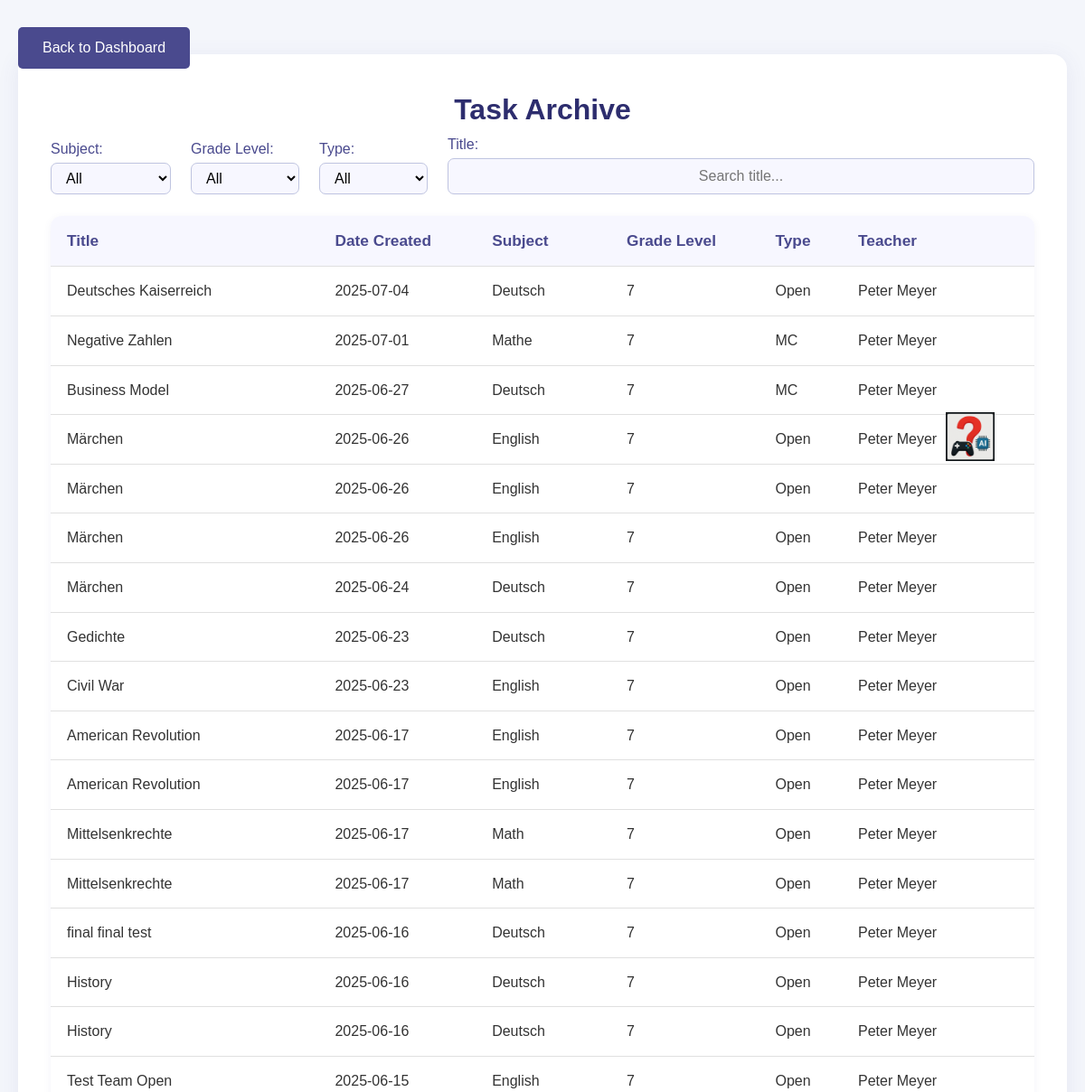
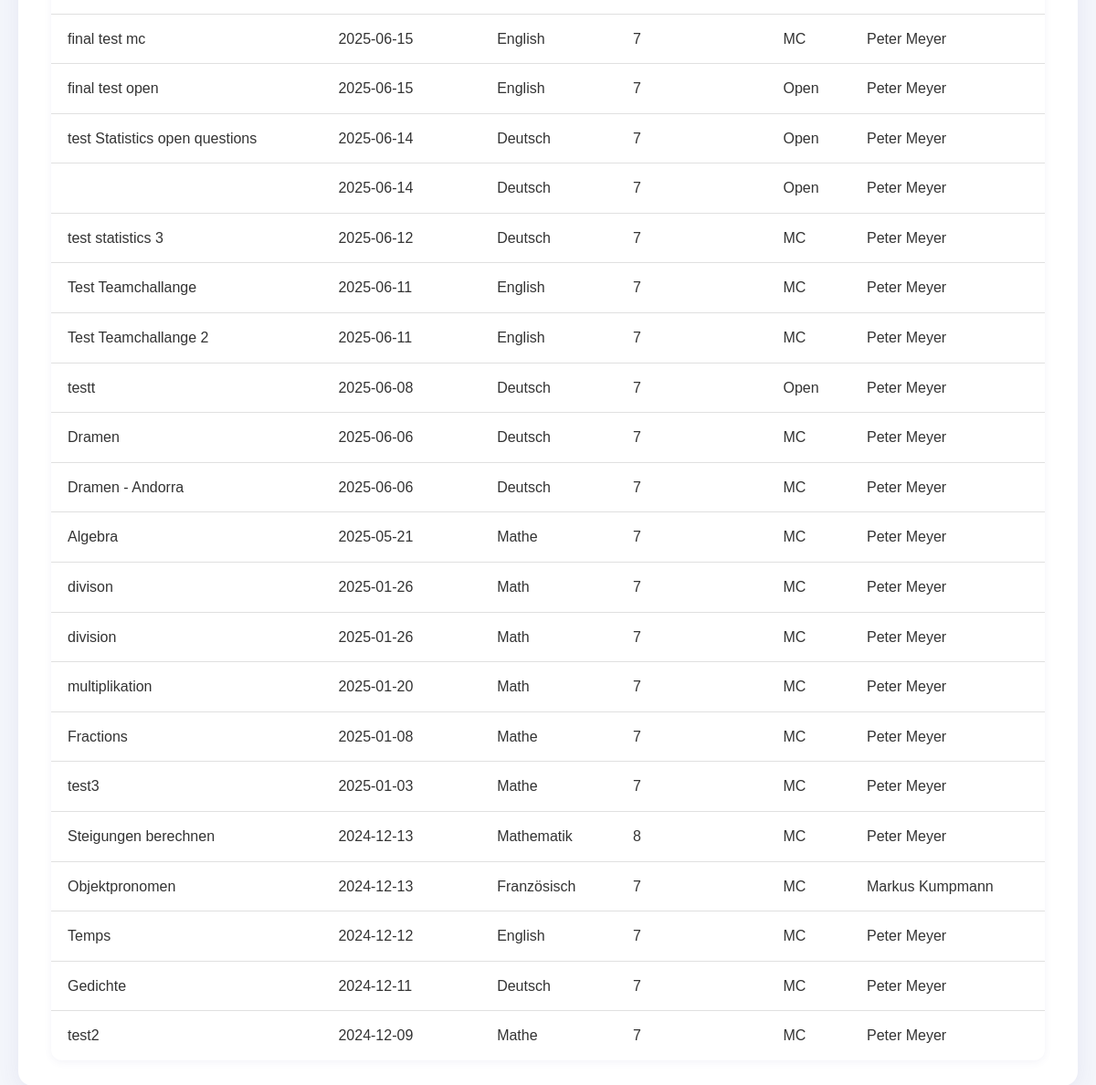
The app's page /task_archive with its own data (2 pictures, top to bottom).
### tables this page shows
CREATE TABLE Homework (
    id INTEGER PRIMARY KEY AUTOINCREMENT,
    class_id INTEGER,
    description TEXT NOT NULL,
    date_created TIMESTAMP DEFAULT CURRENT_TIMESTAMP, title TEXT NOT NULL DEFAULT 'Untitled Homework', status TEXT DEFAULT 'draft', is_team_challenge INTEGER DEFAULT 0,
    FOREIGN KEY (class_id) REFERENCES Classes(id)
);

CREATE TABLE "Classes" (
    id INTEGER PRIMARY KEY AUTOINCREMENT,
    class_name TEXT NOT NULL,
    subject TEXT NOT NULL,
    teacher_id INTEGER, grade_level INTEGER,
    FOREIGN KEY (teacher_id) REFERENCES Teachers (id)
);

CREATE TABLE Teachers (
    id INTEGER PRIMARY KEY AUTOINCREMENT,
    name TEXT NOT NULL,
    email TEXT UNIQUE NOT NULL,
    password TEXT NOT NULL
);

### app.py (the view)
@app.route('/task_archive')
def task_archive():
    conn = get_db_connection()
    tasks = conn.execute(
        '''
        SELECT Homework.id, Homework.title, Homework.description, Homework.date_created,
            Classes.subject, Classes.grade_level, Homework.class_id, Classes.teacher_id, Teachers.name AS teacher_name
        FROM Homework
        JOIN Classes ON Homework.class_id = Classes.id
        JOIN Teachers ON Classes.teacher_id = Teachers.id
        ORDER BY Homework.date_created DESC
        '''
    ).fetchall()
    task_list = []
    for task in tasks:
        mc_count = conn.execute(
            'SELECT COUNT(*) FROM HomeworkQuestions WHERE homework_id = ?', (task['id'],)
        ).fetchone()[0]
        open_count = conn.execute(
            'SELECT COUNT(*) FROM HomeworkOpenQuestions WHERE homework_id = ?', (task['id'],)
        ).fetchone()[0]
        if mc_count > 0 and open_count > 0:
            ha_type = "Mixed"
        elif mc_count > 0:
            ha_type = "MC"
        elif open_count > 0:
            ha_type = "Open"
        else:
            ha_type = "None"
        task_list.append({
            'id': task['id'],
            'title': task['title'],
            'description': task['description'],
            'date_created': task['date_created'],
            'subject': task['subject'],
            'grade_level': task['grade_level'],
            'ha_type': ha_type,
            'class_id': task['class_id'],
            'teacher_id': task['teacher_id'],
            'teacher_name': task['teacher_name']
        })
    conn.close()
    return render_template('task_archive.html', tasks=task_list)

### app.py (called while the page is built)
def get_db_connection():
    conn = sqlite3.connect('ahg/database.db')
    conn.row_factory = sqlite3.Row
    return conn

### templates/task_archive.html (shortened to what this page needs)
<!DOCTYPE html>
<html lang="en">
<head>
    <link rel="stylesheet" href="{{ url_for('static', filename='styles.css') }}">
</head>
<body>
    <div id="help-button-fixed" style="position: fixed; top: 20%; right: 10px; transform: translateY(-50%); z-index: 1100;">
        <button type="button"
            onclick="document.getElementById('help-modal').style.display='flex';"
            style="background: none; border: none; border-radius: 50%; cursor: pointer; padding: 6px;">
            <img src="{{ url_for('static', filename='help_icon.png') }}" alt="Help"
                style="width:54px; height:54px; display:block;">
        </button>
    </div>
    <div class="top-buttons-fixed">
        <a href="{{ url_for('teacher_dashboard') }}" class="button">Back to Dashboard</a>
    </div>
    <div class="archive-container">
        <h1 class="archive-title">Task Archive</h1>
        <div class="filter-bar">
            <div>
                <label for="subject-filter">Subject:</label>
                <select id="subject-filter">
                    <option value="">All</option>
                </select>
            </div>
            <div>
                <label for="grade-filter">Grade Level:</label>
                <select id="grade-filter">
                    <option value="">All</option>
                </select>
            </div>
            <div>
                <label for="type-filter">Type:</label>
                <select id="type-filter">
                    <option value="">All</option>
                </select>
            </div>
            <div style="flex:1;">
                <label for="title-search">Title:</label>
                <input type="text" id="title-search" placeholder="Search title..." style="width:100%;">
            </div>
        </div>
        <table class="archive-table" id="archive-table">
            <tr>
                <th>Title</th>
                <th>Date Created</th>
                <th>Subject</th>
                <th>Grade Level</th>
                <th>Type</th>
                <th>Teacher</th>
            </tr>
            {% for task in tasks %}
           <tr class="clickable-row" data-href="{{ url_for('edit_homework', class_id=task['class_id'], teacher_id=task['teacher_id'], homework_id=task['id']) }}?from_archive=1">
                <td>{{ task['title'] }}</td>
                <td>{{ task['date_created'][:10] }}</td>
                <td>{{ task['subject'] }}</td>
                <td>{{ task['grade_level'] }}</td>
                <td>{{ task['ha_type'] }}</td>
                <td>{{ task['teacher_name'] }}</td>
            </tr>
            {% endfor %}
        </table>
    </div>
</body>
</html>

### static/styles.css (style rules this page uses)
body { font-family: 'Arial', sans-serif; background-color: #f4f4f9; color: #333; margin: 0; padding: 20px; line-height: 1.6; }
h1, h2, h3 { color: #4a4a8e; text-align: center; }
.button, button, .back-button { background-color: #4a4a8e; color: white; border: none; padding: 10px 20px; margin: 10px 0; border-radius: 5px; cursor: pointer; transition: background-color 0.3s ease; text-decoration: none; display: block; text-align: center; width: 150px; margin-left: auto; margin-right: auto; }
.top-buttons-fixed { position: fixed; top: 20px; left: 20px; z-index: 2000; background: none; box-shadow: none; }
label { display: block; margin-bottom: 5px; color: #666; }
input[type="text"], input[type="email"], input[type="password"], input[type="number"] { width: calc(100% - 20px); padding: 10px; margin-bottom: 20px; border: 1px solid #ddd; border-radius: 5px; text-align: center; }
a { text-decoration: none; color: #4a4a8e; }
input[type="text"] { width: 300px; padding: 10px; margin: 0; border: 1px solid #ddd; border-radius: 5px; height: 40px; box-sizing: border-box; }
body { background: #f4f6fb; }
.archive-container { max-width: 1150px; margin: 40px auto 0 auto; background: #fff; border-radius: 16px; box-shadow: 0 4px 24px rgba(80,80,160,0.09); padding: 36px 36px 28px 36px; }
.archive-title { font-size: 2em; color: #2d2d6e; font-weight: bold; margin: 0; }
.filter-bar { display: flex; gap: 22px; align-items: flex-end; margin-bottom: 24px; flex-wrap: wrap; }
.filter-bar label { font-weight: 500; color: #4a4a8e; margin-bottom: 2px; display: block; }
.filter-bar select, .filter-bar input[type="text"] { padding: 7px 12px; border-radius: 7px; border: 1.2px solid #bfc4e0; font-size: 1em; background: #f7f7ff; min-width: 120px; }
.filter-bar input[type="text"] { min-width: 220px; }
.archive-table { width: 100%; border-collapse: separate; border-spacing: 0; background: #fff; border-radius: 12px; overflow: hidden; box-shadow: 0 2px 8px rgba(80,80,160,0.07); }
.archive-table th, .archive-table td { padding: 14px 18px; border-bottom: 1px solid #e0e0e0; text-align: left; }
.archive-table th { background: #f7f7ff; color: #4a4a8e; font-size: 1.08em; font-weight: 600; }
.archive-table tr:last-child td { border-bottom: none; }

### records on screen
Homework: title "Deutsches Kaiserreich", date_created "2025-07-04", subject "Deutsch", grade_level "7", ha_type "Open", teacher_name "Peter Meyer"
Homework: title "Negative Zahlen", date_created "2025-07-01", subject "Mathe", grade_level "7", ha_type "MC", teacher_name "Peter Meyer"
Homework: title "Business Model", date_created "2025-06-27", subject "Deutsch", grade_level "7", ha_type "MC", teacher_name "Peter Meyer"
Homework: title "Märchen", date_created "2025-06-26", subject "English", grade_level "7", ha_type "Open", teacher_name "Peter Meyer"
Homework: title "Märchen", date_created "2025-06-26", subject "English", grade_level "7", ha_type "Open", teacher_name "Peter Meyer"
Homework: title "Märchen", date_created "2025-06-26", subject "English", grade_level "7", ha_type "Open", teacher_name "Peter Meyer"
Homework: title "Märchen", date_created "2025-06-24", subject "Deutsch", grade_level "7", ha_type "Open", teacher_name "Peter Meyer"
Homework: title "Gedichte", date_created "2025-06-23", subject "Deutsch", grade_level "7", ha_type "Open", teacher_name "Peter Meyer"
Homework: title "Civil War", date_created "2025-06-23", subject "English", grade_level "7", ha_type "Open", teacher_name "Peter Meyer"
Homework: title "American Revolution", date_created "2025-06-17", subject "English", grade_level "7", ha_type "Open", teacher_name "Peter Meyer"
Homework: title "American Revolution", date_created "2025-06-17", subject "English", grade_level "7", ha_type "Open", teacher_name "Peter Meyer"
Homework: title "Mittelsenkrechte", date_created "2025-06-17", subject "Math", grade_level "7", ha_type "Open", teacher_name "Peter Meyer"
Homework: title "Mittelsenkrechte", date_created "2025-06-17", subject "Math", grade_level "7", ha_type "Open", teacher_name "Peter Meyer"
Homework: title "final final test", date_created "2025-06-16", subject "Deutsch", grade_level "7", ha_type "Open", teacher_name "Peter Meyer"
Homework: title "History", date_created "2025-06-16", subject "Deutsch", grade_level "7", ha_type "Open", teacher_name "Peter Meyer"
Homework: title "History", date_created "2025-06-16", subject "Deutsch", grade_level "7", ha_type "Open", teacher_name "Peter Meyer"
Homework: title "Test Team Open", date_created "2025-06-15", subject "English", grade_level "7", ha_type "Open", teacher_name "Peter Meyer"
Homework: title "final test mc", date_created "2025-06-15", subject "English", grade_level "7", ha_type "MC", teacher_name "Peter Meyer"
Homework: title "final test open", date_created "2025-06-15", subject "English", grade_level "7", ha_type "Open", teacher_name "Peter Meyer"
Homework: title "test Statistics open questions", date_created "2025-06-14", subject "Deutsch", grade_level "7", ha_type "Open", teacher_name "Peter Meyer"
Homework: date_created "2025-06-14", subject "Deutsch", grade_level "7", ha_type "Open", teacher_name "Peter Meyer"
Homework: title "test statistics 3", date_created "2025-06-12", subject "Deutsch", grade_level "7", ha_type "MC", teacher_name "Peter Meyer"
Homework: title "Test Teamchallange", date_created "2025-06-11", subject "English", grade_level "7", ha_type "MC", teacher_name "Peter Meyer"
Homework: title "Test Teamchallange 2", date_created "2025-06-11", subject "English", grade_level "7", ha_type "MC", teacher_name "Peter Meyer"
Homework: title "testt", date_created "2025-06-08", subject "Deutsch", grade_level "7", ha_type "Open", teacher_name "Peter Meyer"
Homework: title "Dramen", date_created "2025-06-06", subject "Deutsch", grade_level "7", ha_type "MC", teacher_name "Peter Meyer"
Homework: title "Dramen - Andorra", date_created "2025-06-06", subject "Deutsch", grade_level "7", ha_type "MC", teacher_name "Peter Meyer"
Homework: title "Algebra", date_created "2025-05-21", subject "Mathe", grade_level "7", ha_type "MC", teacher_name "Peter Meyer"
Homework: title "divison", date_created "2025-01-26", subject "Math", grade_level "7", ha_type "MC", teacher_name "Peter Meyer"
Homework: title "division", date_created "2025-01-26", subject "Math", grade_level "7", ha_type "MC", teacher_name "Peter Meyer"
Homework: title "multiplikation", date_created "2025-01-20", subject "Math", grade_level "7", ha_type "MC", teacher_name "Peter Meyer"
Homework: title "Fractions", date_created "2025-01-08", subject "Mathe", grade_level "7", ha_type "MC", teacher_name "Peter Meyer"
Homework: title "test3", date_created "2025-01-03", subject "Mathe", grade_level "7", ha_type "MC", teacher_name "Peter Meyer"
Homework: title "Steigungen berechnen", date_created "2024-12-13", subject "Mathematik", grade_level "8", ha_type "MC", teacher_name "Peter Meyer"
Homework: title "Objektpronomen", date_created "2024-12-13", subject "Französisch", grade_level "7", ha_type "MC", teacher_name "Markus Kumpmann"
Homework: title "Temps", date_created "2024-12-12", subject "English", grade_level "7", ha_type "MC", teacher_name "Peter Meyer"
Homework: title "Gedichte", date_created "2024-12-11", subject "Deutsch", grade_level "7", ha_type "MC", teacher_name "Peter Meyer"
Homework: title "test2", date_created "2024-12-09", subject "Mathe", grade_level "7", ha_type "MC", teacher_name "Peter Meyer"
